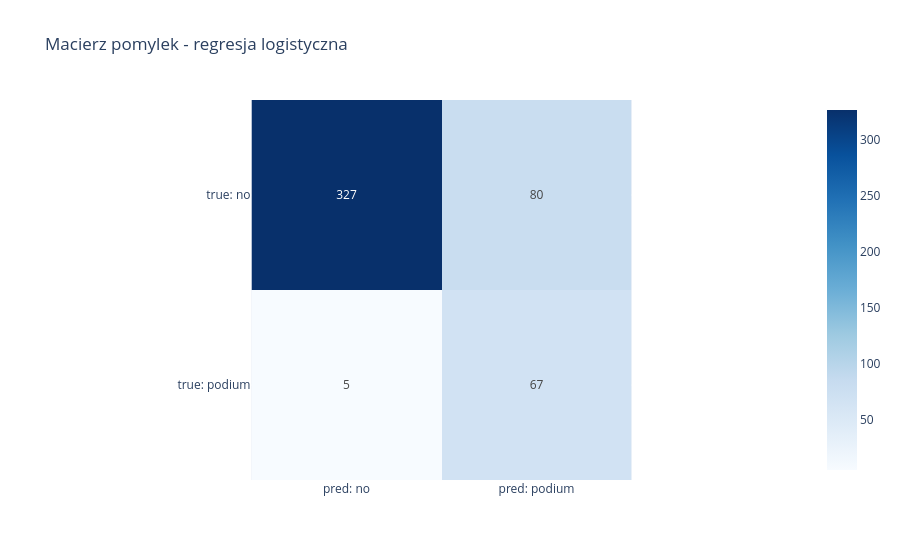

The code cell stored with this chart in its notebook:
### Markdown cell above
### Macierz pomylek (logit)

### Code cell
cm = confusion_matrix(y, pred_logit)
fig = px.imshow(cm, text_auto=True, color_continuous_scale='Blues',
                x=['pred: no', 'pred: podium'], y=['true: no', 'true: podium'],
                title='Macierz pomylek - regresja logistyczna')
fig.show()

### Figure 1 — Plotly figure (JSON) as saved in the notebook; plotly's stock layout.template omitted (floating-point values rounded to 4 significant figures)
{"data": [{"coloraxis": "coloraxis", "hovertemplate": "x: %{x}<br>y: %{y}<br>color: %{z}<extra></extra>", "name": "0", "texttemplate": "%{z}", "type": "heatmap", "x": ["pred: no", "pred: podium"], "xaxis": "x", "y": ["true: no", "true: podium"], "yaxis": "y", "z": [[327, 80], [5, 67]]}], "layout": {"coloraxis": {"autocolorscale": false, "colorscale": [[0, "rgb(247,251,255)"], [0.125, "rgb(222,235,247)"], [0.25, "rgb(198,219,239)"], [0.375, "rgb(158,202,225)"], [0.5, "rgb(107,174,214)"], [0.625, "rgb(66,146,198)"], [0.75, "rgb(33,113,181)"], [0.875, "rgb(8,81,156)"], [1, "rgb(8,48,107)"]]}, "title": {"text": "Macierz pomylek - regresja logistyczna"}, "xaxis": {"anchor": "y", "constrain": "domain", "domain": [0, 1], "scaleanchor": "y"}, "yaxis": {"anchor": "x", "autorange": "reversed", "constrain": "domain", "domain": [0, 1]}}}
